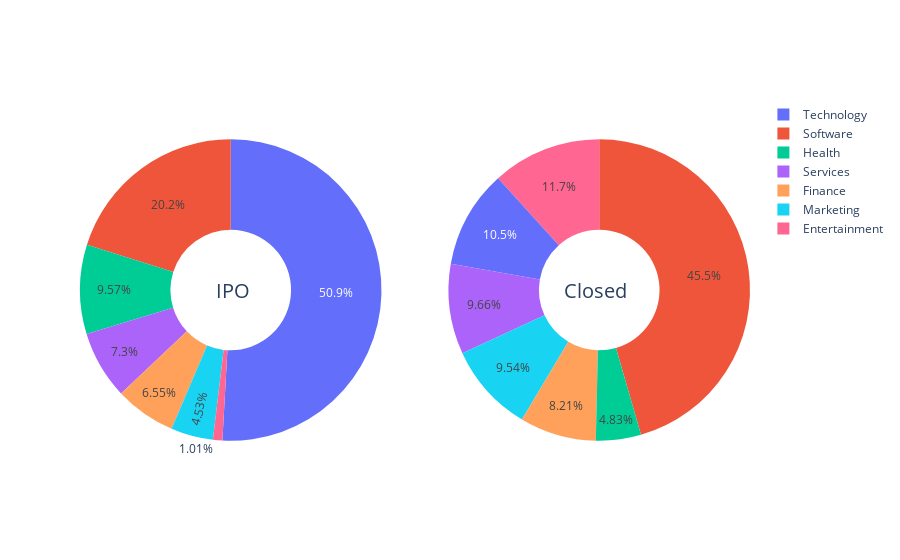

The code cell stored with this chart in its notebook:
### Code cell
labels = ["Finance", "Software", "Technology", "Services", "Marketing", "Health", "Entertainment"]

# Create subplots: use 'domain' type for Pie subplot
fig = make_subplots(rows=1, cols=2, specs=[[{'type':'domain'}, {'type':'domain'}]])
fig.add_trace(go.Pie(labels=labels, values=[ifc, isc, itc, isec, imc, ihc, iec], name="IPO"),
              1, 1)
fig.add_trace(go.Pie(labels=labels, values=[cfc, csc, ctc, csec, cmc, chc, cec], name="Closed"),
              1, 2)


# Use `hole` to create a donut-like pie chart
fig.update_traces(hole=.4, hoverinfo="label+percent+name")

fig.update_layout(
    # Add annotations in the center of the donut pies.
    annotations=[dict(text='IPO', x=0.2, y=0.5, font_size=20, showarrow=False),
                 dict(text='Closed', x=0.82, y=0.5, font_size=20, showarrow=False)])
fig.show()

### Figure 1 — Plotly figure (JSON) as saved in the notebook; plotly's stock layout.template omitted (floating-point values rounded to 4 significant figures)
{"data": [{"domain": {"x": [0, 0.45], "y": [0, 1]}, "hole": 0.4, "hoverinfo": "label+percent+name", "labels": ["Finance", "Software", "Technology", "Services", "Marketing", "Health", "Entertainment"], "name": "IPO", "type": "pie", "values": [26, 80, 202, 29, 18, 38, 4]}, {"domain": {"x": [0.55, 1], "y": [0, 1]}, "hole": 0.4, "hoverinfo": "label+percent+name", "labels": ["Finance", "Software", "Technology", "Services", "Marketing", "Health", "Entertainment"], "name": "Closed", "type": "pie", "values": [68, 377, 87, 80, 79, 40, 97]}], "layout": {"annotations": [{"font": {"size": 20}, "showarrow": false, "text": "IPO", "x": 0.2, "y": 0.5}, {"font": {"size": 20}, "showarrow": false, "text": "Closed", "x": 0.82, "y": 0.5}]}}
